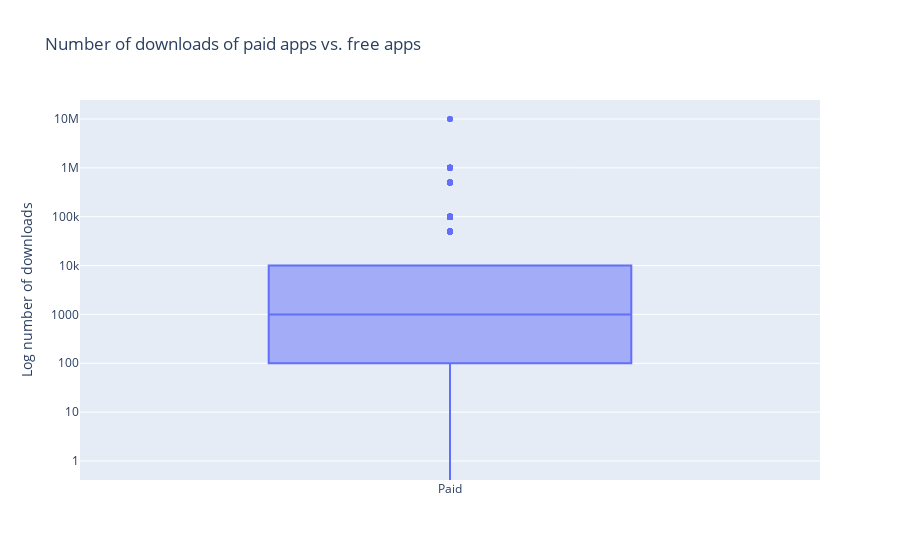

The notebook cell this image was saved under:
### Markdown cell above
## 9. Popularity of paid apps vs free apps

### Code cell
trace0 = go.Box(
    # Data for paid apps
    y = apps[apps['Type'] == 'Paid']['Installs'],
    name = 'Paid'
)

trace1 = go.Box(
    # Data for free apps
    y = apps[apps['Type'] == 'Unpaid']['Installs'],
    name = 'Free'
)

layout = go.Layout(
    title = "Number of downloads of paid apps vs. free apps",
    yaxis = dict(title = "Log number of downloads",
                type = 'log',
                autorange = True)
)

# Add trace0 and trace1 to a list for plotting
data = [trace0, trace1]
plotly.offline.iplot({'data': data, 'layout': layout})

### Figure 1 — Plotly figure (JSON) as saved in the notebook; plotly's stock layout.template omitted (floating-point values rounded to 4 significant figures; data arrays with more than 128 entries replaced by an {"elided": "..."} marker saying what was removed)
{"data": [{"name": "Paid", "y": {"elided": "756 int values"}, "type": "box"}, {"name": "Free", "y": [], "type": "box"}], "layout": {"title": {"text": "Number of downloads of paid apps vs. free apps"}, "yaxis": {"autorange": true, "title": {"text": "Log number of downloads"}, "type": "log"}}}
